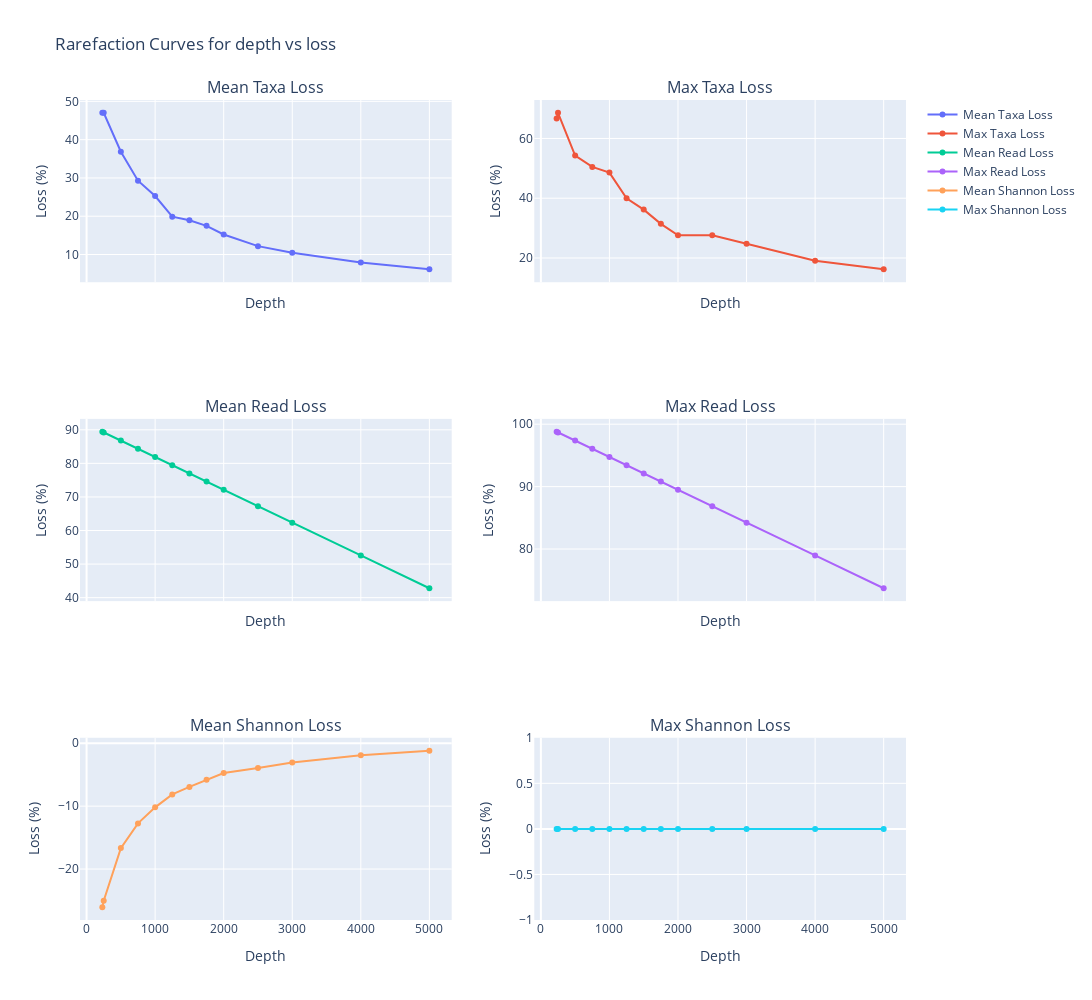

Here is the notebook cell this chart was saved with:
### Code cell
# Now loop through different depths and plot the rarefaction curves
depths_to_test = [int(min(total_counts)), 250, 500, 750, 1000, 1250, 1500, 1750, 2000, 2500, 3000, 4000, 5000]
depth_results = []
for depth in depths_to_test:
    # Apply rarefaction
    temp_rarefied_df = simplified_microbiome_df.iloc[:, 6:].apply(lambda x: rarefy_sample(x, depth), axis=0)
    # Compute metrics
    taxa_after = (temp_rarefied_df > 0).sum(axis=0)
    taxa_loss = ((taxa_after - nonzero_counts_before) *-1 / nonzero_counts_before) * 100

    reads_after = temp_rarefied_df.sum(axis=0)
    reads_loss = ((reads_after - total_counts_before)*-1 / total_counts_before) * 100

    shannon_after = temp_rarefied_df.apply(lambda x: entropy(x + 1), axis=0)
    shannon_loss = ((shannon_after - shannon_before)*-1 / shannon_before) * 100

    depth_results.append({
        "depth": depth,
        "mean_taxa_loss": taxa_loss.mean(),
        "max_taxa_loss": taxa_loss.max(),
        "mean_reads_loss": reads_loss.mean(),
        "max_reads_loss": reads_loss.max(),
        "mean_shannon_loss": shannon_loss.mean(),
        "max_shannon_loss": shannon_loss.max()
    })

depth_results_df = pd.DataFrame(depth_results)

# Plot the rarefaction curves
fig = make_subplots(rows=3, cols=2, subplot_titles=["Mean Taxa Loss", "Max Taxa Loss", "Mean Read Loss", "Max Read Loss", "Mean Shannon Loss", "Max Shannon Loss"], shared_xaxes=True)
fig.add_trace(go.Scatter(x=depth_results_df["depth"], y=depth_results_df["mean_taxa_loss"], name="Mean Taxa Loss"), row=1, col=1)
fig.add_trace(go.Scatter(x=depth_results_df["depth"], y=depth_results_df["max_taxa_loss"], name="Max Taxa Loss"), row=1, col=2)
fig.add_trace(go.Scatter(x=depth_results_df["depth"], y=depth_results_df["mean_reads_loss"], name="Mean Read Loss"), row=2, col=1)
fig.add_trace(go.Scatter(x=depth_results_df["depth"], y=depth_results_df["max_reads_loss"], name="Max Read Loss"), row=2, col=2)
fig.add_trace(go.Scatter(x=depth_results_df["depth"], y=depth_results_df["mean_shannon_loss"], name="Mean Shannon Loss"), row=3, col=1)
fig.add_trace(go.Scatter(x=depth_results_df["depth"], y=depth_results_df["max_shannon_loss"], name="Max Shannon Loss"), row=3, col=2)

fig.update_xaxes(title_text="Depth", row=3, col=1)
fig.update_xaxes(title_text="Depth", row=3, col=2)
fig.update_xaxes(title_text="Depth", row=2, col=1)
fig.update_xaxes(title_text="Depth", row=2, col=2)
fig.update_xaxes(title_text="Depth", row=1, col=1)
fig.update_xaxes(title_text="Depth", row=1, col=2)
fig.update_yaxes(title_text="Loss (%)", row=1, col=1)
fig.update_yaxes(title_text="Loss (%)", row=1, col=2)
fig.update_yaxes(title_text="Loss (%)", row=2, col=1)
fig.update_yaxes(title_text="Loss (%)", row=2, col=2)
fig.update_yaxes(title_text="Loss (%)", row=3, col=1)
fig.update_yaxes(title_text="Loss (%)", row=3, col=2)
# Main figure title
fig.update_layout(title_text="Rarefaction Curves for depth vs loss")
fig.update_layout(width=1500, height=1000)
fig.show()

### Figure 1 — Plotly figure (JSON) as saved in the notebook; plotly's stock layout.template omitted (floating-point values rounded to 4 significant figures)
{"data": [{"name": "Mean Taxa Loss", "type": "scatter", "x": [230, 250, 500, 750, 1000, 1250, 1500, 1750, 2000, 2500, 3000, 4000, 5000], "xaxis": "x", "y": [47.0, 47.0, 36.86, 29.28, 25.28, 19.9, 18.94, 17.49, 15.24, 12.19, 10.44, 7.921, 6.125], "yaxis": "y"}, {"name": "Max Taxa Loss", "type": "scatter", "x": [230, 250, 500, 750, 1000, 1250, 1500, 1750, 2000, 2500, 3000, 4000, 5000], "xaxis": "x2", "y": [66.67, 68.57, 54.29, 50.48, 48.57, 40.0, 36.19, 31.43, 27.62, 27.62, 24.76, 19.05, 16.19], "yaxis": "y2"}, {"name": "Mean Read Loss", "type": "scatter", "x": [230, 250, 500, 750, 1000, 1250, 1500, 1750, 2000, 2500, 3000, 4000, 5000], "xaxis": "x3", "y": [89.42, 89.22, 86.78, 84.34, 81.89, 79.45, 77.01, 74.56, 72.12, 67.23, 62.35, 52.58, 42.8], "yaxis": "y3"}, {"name": "Max Read Loss", "type": "scatter", "x": [230, 250, 500, 750, 1000, 1250, 1500, 1750, 2000, 2500, 3000, 4000, 5000], "xaxis": "x4", "y": [98.79, 98.69, 97.37, 96.06, 94.74, 93.43, 92.11, 90.8, 89.48, 86.85, 84.23, 78.97, 73.71], "yaxis": "y4"}, {"name": "Mean Shannon Loss", "type": "scatter", "x": [230, 250, 500, 750, 1000, 1250, 1500, 1750, 2000, 2500, 3000, 4000, 5000], "xaxis": "x5", "y": [-26.05, -25.04, -16.67, -12.74, -10.19, -8.135, -6.945, -5.814, -4.721, -3.929, -3.069, -1.89, -1.173], "yaxis": "y5"}, {"name": "Max Shannon Loss", "type": "scatter", "x": [230, 250, 500, 750, 1000, 1250, 1500, 1750, 2000, 2500, 3000, 4000, 5000], "xaxis": "x6", "y": [-0.0, -0.0, -0.0, -0.0, -0.0, -0.0, -0.0, -0.0, -0.0, -0.0, -0.0, -0.0, -0.0], "yaxis": "y6"}], "layout": {"annotations": [{"font": {"size": 16}, "showarrow": false, "text": "Mean Taxa Loss", "x": 0.225, "xanchor": "center", "xref": "paper", "y": 1, "yanchor": "bottom", "yref": "paper"}, {"font": {"size": 16}, "showarrow": false, "text": "Max Taxa Loss", "x": 0.775, "xanchor": "center", "xref": "paper", "y": 1, "yanchor": "bottom", "yref": "paper"}, {"font": {"size": 16}, "showarrow": false, "text": "Mean Read Loss", "x": 0.225, "xanchor": "center", "xref": "paper", "y": 0.6111, "yanchor": "bottom", "yref": "paper"}, {"font": {"size": 16}, "showarrow": false, "text": "Max Read Loss", "x": 0.775, "xanchor": "center", "xref": "paper", "y": 0.6111, "yanchor": "bottom", "yref": "paper"}, {"font": {"size": 16}, "showarrow": false, "text": "Mean Shannon Loss", "x": 0.225, "xanchor": "center", "xref": "paper", "y": 0.2222, "yanchor": "bottom", "yref": "paper"}, {"font": {"size": 16}, "showarrow": false, "text": "Max Shannon Loss", "x": 0.775, "xanchor": "center", "xref": "paper", "y": 0.2222, "yanchor": "bottom", "yref": "paper"}], "height": 1000, "title": {"text": "Rarefaction Curves for depth vs loss"}, "width": 1500, "xaxis": {"anchor": "y", "domain": [0, 0.45], "matches": "x5", "showticklabels": false, "title": {"text": "Depth"}}, "xaxis2": {"anchor": "y2", "domain": [0.55, 1], "matches": "x6", "showticklabels": false, "title": {"text": "Depth"}}, "xaxis3": {"anchor": "y3", "domain": [0, 0.45], "matches": "x5", "showticklabels": false, "title": {"text": "Depth"}}, "xaxis4": {"anchor": "y4", "domain": [0.55, 1], "matches": "x6", "showticklabels": false, "title": {"text": "Depth"}}, "xaxis5": {"anchor": "y5", "domain": [0, 0.45], "title": {"text": "Depth"}}, "xaxis6": {"anchor": "y6", "domain": [0.55, 1], "title": {"text": "Depth"}}, "yaxis": {"anchor": "x", "domain": [0.7778, 1], "title": {"text": "Loss (%)"}}, "yaxis2": {"anchor": "x2", "domain": [0.7778, 1], "title": {"text": "Loss (%)"}}, "yaxis3": {"anchor": "x3", "domain": [0.3889, 0.6111], "title": {"text": "Loss (%)"}}, "yaxis4": {"anchor": "x4", "domain": [0.3889, 0.6111], "title": {"text": "Loss (%)"}}, "yaxis5": {"anchor": "x5", "domain": [0, 0.2222], "title": {"text": "Loss (%)"}}, "yaxis6": {"anchor": "x6", "domain": [0, 0.2222], "title": {"text": "Loss (%)"}}}}
